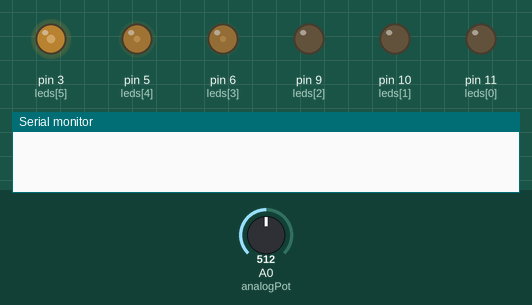
Recording of a sketch running on a simulated Arduino Uno, built with avr-gcc and run on an emulated ATmega328P. On the bench: output pins drawn as LEDs (lit = HIGH), the last lines printed to the serial monitor. Dashed ring = blinking. The inputs (shaded band) are chosen by the test bench; at power-on: A0 (analogPot) = 512.

Above: at 0.87 s.
1.8 s: A0 (analogPot) set to 0
At 2.23 s:
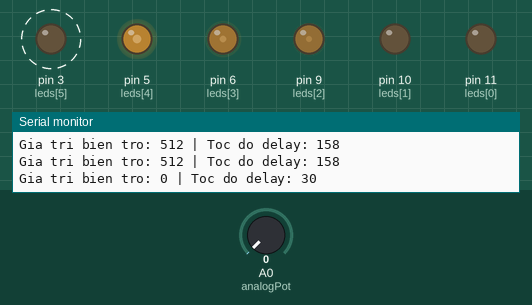
At 2.83 s:
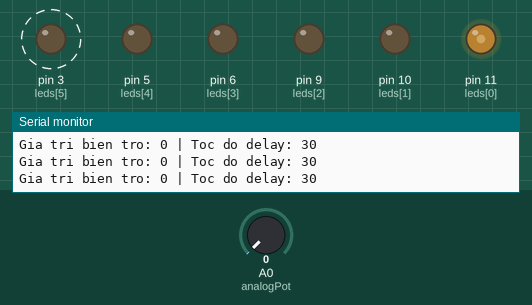
5.8 s: A0 (analogPot) set to 122
At 6.9 s:
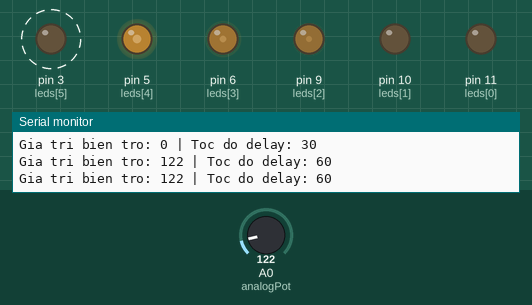
9.3 s: A0 (analogPot) set to 499
12.8 s: A0 (analogPot) set to 508
Timing chart, 0 to 17.3 s (numbered marks = the images above; inputs shaded):
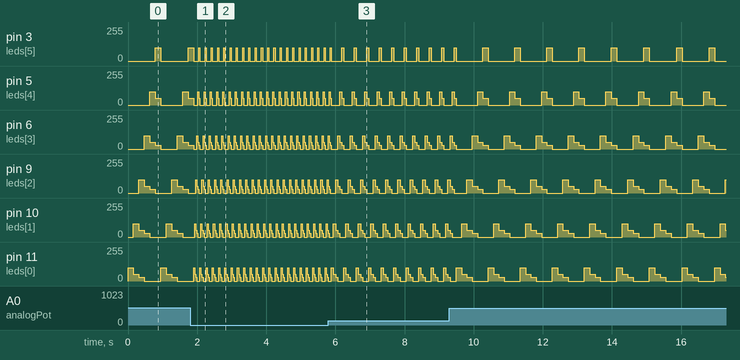

The sketch:

bth2.ino
```cpp
int leds[] = {11, 10, 9, 6, 5, 3};
const int n = sizeof(leds) / sizeof(leds[0]);
const int analogPot = A0;

void brightZero() {
  for (int i = 0; i < n; i++) {
    analogWrite(leds[i], 0);
  }
}

int convert_delay(int value) {
  return 30 + value / 4;   // 30 - 285 ms
}

void star_rain(int delay_time) {
  int brightness[] = {100, 50, 30};
  int tail = 3;

  for (int m = 0; m < n; m++) {
    brightZero();

    for (int i = 0; i < tail && (m - i) >= 0; i++) {
      analogWrite(leds[m - i], brightness[i]);
    }

    delay(delay_time);
  }

  brightZero();
}

void setup() {
  for (int i = 0; i < n; i++) {
    pinMode(leds[i], OUTPUT);
  }
  Serial.begin(9600);
}

void loop() {
  int sensorValue = analogRead(analogPot);
  int delay_time = convert_delay(sensorValue);

  star_rain(delay_time);

  Serial.print("Gia tri bien tro: ");
  Serial.print(sensorValue);
  Serial.print(" | Toc do delay: ");
  Serial.println(delay_time);
}
```

Measured:
- after the input at 1.8 s, pin 3 (leds[5]): alternates 100/255 for 0.03 s and 0/255 for 0.15 s, starting after 0.25 s
- after the input at 5.8 s, pin 3 (leds[5]): alternates 100/255 for 0.06 s and 0/255 for 0.30 s, starting after 0.38 s
- by itself, pin 5 (leds[4]): repeats every 0.94 s: 50/255 0.15 s, 0/255 0.63 s, 100/255 0.16 s
- by itself, pin 6 (leds[3]): repeats every 0.94 s: 30/255 0.15 s, 0/255 0.47 s, 100/255 0.16 s, 50/255 0.16 s
- by itself, pin 9 (leds[2]): repeats every 0.94 s: 0/255 0.47 s, 100/255 0.16 s, 50/255 0.16 s, 30/255 0.16 s
- by itself, pin 10 (leds[1]): repeats every 0.94 s: 100/255 0.16 s, 50/255 0.16 s, 30/255 0.16 s, 0/255 0.47 s
- by itself, pin 11 (leds[0]): repeats every 0.94 s: 50/255 0.16 s, 30/255 0.16 s, 0/255 0.47 s, 100/255 0.16 s
